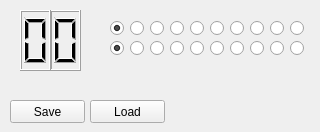
     <widget class="QWidget" name="memory_tab">
      <attribute name="title">
       <string>Memory</string>
      </attribute>
      <widget class="QLCDNumber" name="memory_display_ones">
       <property name="geometry">
        <rect>
         <x>50</x>
         <y>10</y>
         <width>31</width>
         <height>61</height>
        </rect>
       </property>
       <property name="digitCount">
        <number>1</number>
       </property>
       <property name="segmentStyle">
        <enum>QLCDNumber::Filled</enum>
       </property>
      </widget>
      <widget class="QLCDNumber" name="memory_display_tens">
       <property name="geometry">
        <rect>
         <x>20</x>
         <y>10</y>
         <width>31</width>
         <height>61</height>
        </rect>
       </property>
       <property name="smallDecimalPoint">
        <bool>false</bool>
       </property>
       <property name="digitCount">
        <number>1</number>
       </property>
       <property name="segmentStyle">
        <enum>QLCDNumber::Filled</enum>
       </property>
       <property name="intValue" stdset="0">
        <number>0</number>
       </property>
      </widget>
      <widget class="QWidget" name="widget" native="true">
       <property name="geometry">
        <rect>
         <x>110</x>
         <y>40</y>
         <width>201</width>
         <height>16</height>
        </rect>
       </property>
       <widget class="QRadioButton" name="memory_set_80">
        <property name="geometry">
         <rect>
          <x>160</x>
          <y>0</y>
          <width>16</width>
          <height>17</height>
         </rect>
        </property>
        <property name="text">
         <string/>
        </property>
       </widget>
       <widget class="QRadioButton" name="memory_set_70">
        <property name="geometry">
         <rect>
          <x>140</x>
          <y>0</y>
          <width>16</width>
          <height>17</height>
         </rect>
        </property>
        <property name="text">
         <string/>
        </property>
       </widget>
       <widget class="QRadioButton" name="memory_set_40">
        <property name="geometry">
         <rect>
          <x>80</x>
          <y>0</y>
          <width>16</width>
          <height>17</height>
         </rect>
        </property>
        <property name="text">
         <string/>
        </property>
       </widget>
       <widget class="QRadioButton" name="memory_set_00">
        <property name="geometry">
         <rect>
          <x>0</x>
          <y>0</y>
          <width>16</width>
          <height>16</height>
         </rect>
        </property>
        <property name="text">
         <string/>
        </property>
        <property name="checked">
         <bool>true</bool>
        </property>
       </widget>
       <widget class="QRadioButton" name="memory_set_60">
        <property name="geometry">
         <rect>
          <x>120</x>
          <y>0</y>
          <width>16</width>
          <height>17</height>
         </rect>
        </property>
        <property name="text">
         <string/>
        </property>
       </widget>
       <widget class="QRadioButton" name="memory_set_30">
        <property name="geometry">
         <rect>
          <x>60</x>
          <y>0</y>
          <width>16</width>
          <height>17</height>
         </rect>
        </property>
        <property name="text">
         <string/>
        </property>
       </widget>
       <widget class="QRadioButton" name="memory_set_10">
        <property name="geometry">
         <rect>
          <x>20</x>
          <y>0</y>
          <width>16</width>
          <height>17</height>
         </rect>
        </property>
        <property name="text">
         <string/>
        </property>
       </widget>
       <widget class="QRadioButton" name="memory_set_50">
        <property name="geometry">
         <rect>
          <x>100</x>
          <y>0</y>
          <width>16</width>
          <height>17</height>
         </rect>
        </property>
        <property name="text">
         <string/>
        </property>
       </widget>
       <widget class="QRadioButton" name="memory_set_90">
        <property name="geometry">
         <rect>
          <x>180</x>
          <y>0</y>
          <width>16</width>
          <height>17</height>
         </rect>
        </property>
        <property name="text">
         <string/>
        </property>
       </widget>
       <widget class="QRadioButton" name="memory_set_20">
        <property name="geometry">
         <rect>
          <x>40</x>
          <y>0</y>
          <width>16</width>
          <height>17</height>
         </rect>
        </property>
        <property name="text">
         <string/>
        </property>
       </widget>
      </widget>
      <widget class="QWidget" name="widget_2" native="true">
       <property name="geometry">
        <rect>
         <x>110</x>
         <y>20</y>
         <width>201</width>
         <height>16</height>
        </rect>
       </property>
       <widget class="QRadioButton" name="memory_set_0">
        <property name="geometry">
         <rect>
          <x>0</x>
          <y>0</y>
          <width>16</width>
          <height>17</height>
         </rect>
        </property>
        <property name="text">
         <string/>
        </property>
        <property name="checked">
         <bool>true</bool>
        </property>
       </widget>
       <widget class="QRadioButton" name="memory_set_7">
        <property name="geometry">
         <rect>
          <x>140</x>
          <y>0</y>
          <width>16</width>
          <height>17</height>
         </rect>
        </property>
        <property name="text">
         <string/>
        </property>
       </widget>
       <widget class="QRadioButton" name="memory_set_4">
        <property name="geometry">
         <rect>
          <x>80</x>
          <y>0</y>
          <width>16</width>
          <height>17</height>
         </rect>
        </property>
        <property name="text">
         <string/>
        </property>
       </widget>
       <widget class="QRadioButton" name="memory_set_3">
        <property name="geometry">
         <rect>
          <x>60</x>
          <y>0</y>
          <width>16</width>
          <height>17</height>
         </rect>
        </property>
        <property name="text">
         <string/>
        </property>
       </widget>
       <widget class="QRadioButton" name="memory_set_9">
        <property name="geometry">
         <rect>
          <x>180</x>
          <y>0</y>
          <width>16</width>
          <height>17</height>
         </rect>
        </property>
        <property name="text">
         <string/>
        </property>
       </widget>
       <widget class="QRadioButton" name="memory_set_5">
        <property name="geometry">
         <rect>
          <x>100</x>
          <y>0</y>
          <width>16</width>
          <height>17</height>
         </rect>
        </property>
        <property name="text">
         <string/>
        </property>
       </widget>
       <widget class="QRadioButton" name="memory_set_6">
        <property name="geometry">
         <rect>
          <x>120</x>
          <y>0</y>
          <width>16</width>
          <height>17</height>
         </rect>
        </property>
        <property name="text">
         <string/>
        </property>
       </widget>
       <widget class="QRadioButton" name="memory_set_8">
        <property name="geometry">
         <rect>
          <x>160</x>
          <y>0</y>
          <width>16</width>
          <height>17</height>
         </rect>
        </property>
        <property name="text">
         <string/>
        </property>
       </widget>
       <widget class="QRadioButton" name="memory_set_2">
        <property name="geometry">
         <rect>
          <x>40</x>
          <y>0</y>
          <width>16</width>
          <height>17</height>
         </rect>
        </property>
        <property name="text">
         <string/>
        </property>
       </widget>
       <widget class="QRadioButton" name="memory_set_1">
        <property name="geometry">
         <rect>
          <x>20</x>
          <y>0</y>
          <width>16</width>
          <height>17</height>
         </rect>
        </property>
        <property name="text">
         <string/>
        </property>
       </widget>
      </widget>
      <widget class="QPushButton" name="memory_save">
       <property name="geometry">
        <rect>
         <x>10</x>
         <y>100</y>
         <width>75</width>
         <height>23</height>
        </rect>
       </property>
       <property name="text">
        <string>Save</string>
       </property>
      </widget>
      <widget class="QPushButton" name="memory_load">
       <property name="geometry">
        <rect>
         <x>90</x>
         <y>100</y>
         <width>75</width>
         <height>23</height>
        </rect>
       </property>
       <property name="text">
        <string>Load</string>
       </property>
      </widget>
     </widget>
